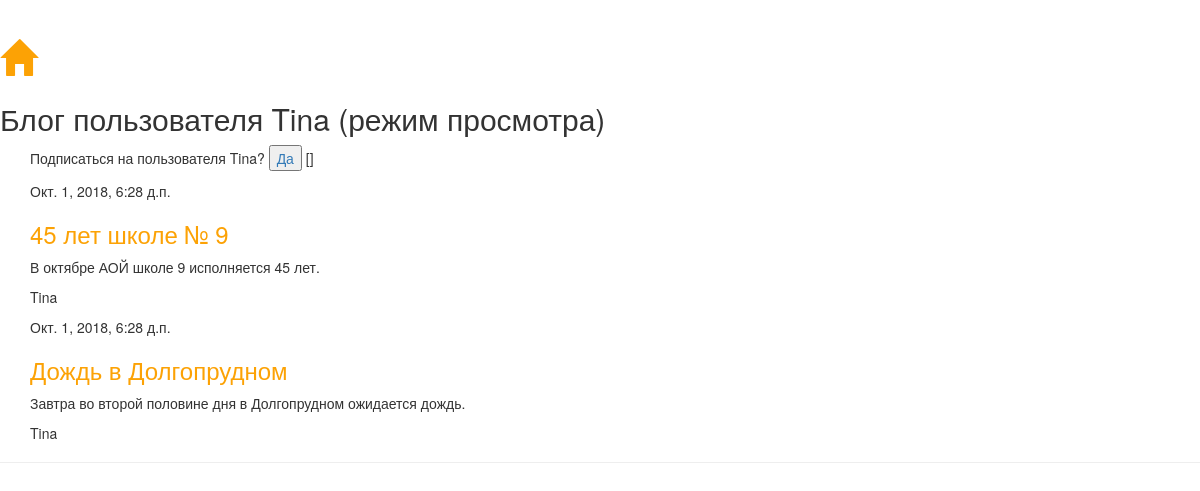
The page /blog/blog_look/2/ on the database its author committed.
### blog/models.py (models this page shows, shortened)
class Post(models.Model):
    title = models.CharField(max_length=50)
    date = models.DateTimeField(auto_now_add=True)
    published_date = models.DateTimeField(blank=True, null=True)
    text = models.TextField()
    author = models.ForeignKey('auth.User', on_delete=models.CASCADE)
    article_status = models.IntegerField(default=0)

### blog/views.py (the view)
# urls.py: url(r'^blog_look/(?P<pk>\d+)/$', views.blog_look, name='blog_look'),
def blog_look(request, pk):
    user = auth.get_user(request).username
    post = get_object_or_404(Post, pk=pk)
    author = post.author
    posts = Post.objects.filter(author=author).order_by('-published_date')
    if author in Profile.subscribed:
        status = f"Вы подписаны на пользователя {author}. Отменить подписку?"
    else:
        status = f"Подписаться на пользователя {author}?"
    if user == author:
        return render(request, 'blog.html', {'posts': posts, 'user':author})
    else:
        return render(request, 'blog_look.html', {'posts': posts, 'user':author,'status':status, 'value':Profile.subscribed})

### blog/templates/blog_look.html (shortened to what this page needs)
{% load static %}
<!DOCTYPE html>
<html lang="ru">
<head>
    <link rel="stylesheet" href="//maxcdn.bootstrapcdn.com/bootstrap/3.2.0/css/bootstrap.min.css">
    <link rel="stylesheet" href="//maxcdn.bootstrapcdn.com/bootstrap/3.2.0/css/bootstrap-theme.min.css">
    <link rel="stylesheet" href="{% static 'css/polls.css' %}">
</head>
<body>
    <div class="page-header">
        <h1><a href="/"><span class="glyphicon glyphicon-home"></span></a></h1>
        <h2>Блог пользователя {{user}} (режим просмотра)</h2>
    <div class="content container">
        <div class="row">
            <div class="col-md-8">
            {% block content %}
                <p>
                    {{ status }}
                    <a href="{% url 'subscribe' author=user.pk %}"><button type="submit">Да</button></a>
                    {{value}}
                </p>
                {% for post in posts %}
                    <div class="post">
                        <div class="date">
                            {{ post.published_date }}
                        </div>
                        <h3><a href="{% url 'post_detail' pk=post.pk %}">{{ post.title }}</a></h3>
                        <p>{{ post.text|linebreaksbr }}
                        <p>{{ post.author|linebreaksbr }}</p>
                    </div>
                {% endfor %}
            {% endblock %}
            </div>
        </div>
    </div>
    </body>
</html>

### blog/static/css/polls.css (style rules this page uses)
h1 a { color: #FCA205; font-family: 'Lobster'; }
h3 a { color: #FCA205; }
body { padding-left: 15 px; }

### rows shown on the page
Post: published_date "Окт. 1, 2018, 6:28 д.п.", title "45 лет школе № 9", text "В октябре АОЙ школе 9 исполняется 45 лет.", author "Tina"
Post: published_date "Окт. 1, 2018, 6:28 д.п.", title "Дождь в Долгопрудном", text "Завтра во второй половине дня в Долгопрудном ожидается дождь.", author "Tina"

### other values the page prints
{{ user }} "Tina"
{{ status }} "Подписаться на пользователя Tina?"
{{ value }} "[]"
